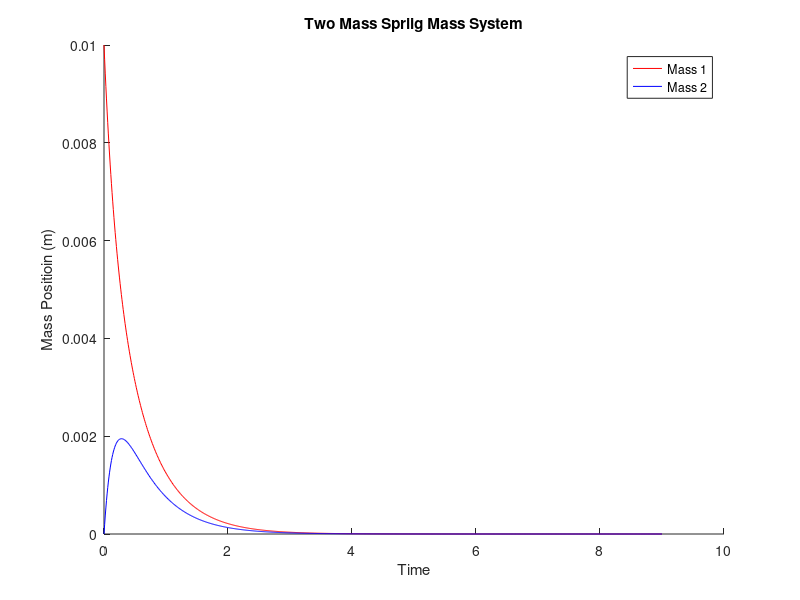

The MATLAB script that drew this image:

% Problem parameters
k1=100; % Mass 1 spring constant (i/m)
k2=200; % Mass 2 spring constant (i/m)
k3=300; % Mass 2 spring constant (i/m)
m1=100; % Mass 1 mass (kg)
m2=100; % Mass 2 mass (kg)

% Set time step stuff
simTime=9; % simulation time (s)
h=0.01; % simulation time step
iteration=simTime/h;

%Motion
f1=@(t,x1,x2) (-(k1*x1-k2*(x2-x1))/m1);
f2=@(t,x1,x2) (-(k2*(x2-x1)+k3*x2)/m2);

%Inatial Conditions
t(1) = 0;
x1(1) = 0.01;
x2(1) =0;



% iterative process of solviing the ODE's with Rungekutta 4th order Method

for i = 1:iteration
    t(i+1) = t(i)+h;
    
    k1x1 = f1(t(i) ,  x1(i),  x2(i));
    k1x2 = f2(t(i) ,  x1(i),  x2(i));
    
    k2x1 = f1(t(i)+h/2 ,  x1(i)+h/2*k1x1,  x2(i)+h/2*k1x2);
    k2x2 = f2(t(i)+h/2 ,  x1(i)+h/2*k1x1,  x2(i)+h/2*k1x2);
    
    k3x1 = f1(t(i)+h/2 ,  x1(i)+h/2*k2x1,  x2(i)+h/2*k2x2);
    k3x2 = f2(t(i)+h/2 ,  x1(i)+h/2*k2x1,  x2(i)+h/2*k2x2);
    
    k4x1 = f1(t(i)+h ,  x1(i)+h*k3x1,  x2(i)+h*k3x2);
    k4x2 = f2(t(i)+h ,  x1(i)+h*k3x1,  x2(i)+h*k3x2);
    
    x1(i+1)=x1(i)+h/6 *(k1x1 + 2*k2x1 + 2*k3x1 + k4x1);
    x2(i+1)=x2(i)+h/6 *(k1x2 + 2*k2x2 + 2*k3x2 + k4x2);
    
end
  
  %Plotting 

  hold on;
  plot(t,x1,'r')
  plot(t,x2,'b')
  ylabel('Mass Positioin (m)')
  xlabel('Time')
  legend('Mass 1','Mass 2')
  title('Two Mass Spriig Mass System');
 
  
